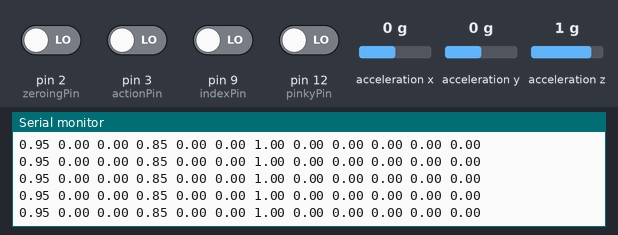
A sketch run on a simulated Arduino Uno, built with avr-gcc and run on an emulated ATmega328P. On the bench: the last lines printed to the serial monitor. Wiring (inferred from the names in the program): ADXL345 accelerometer at I2C address 0x1D; ADXL345 accelerometer at I2C address 0x53. Inputs (shaded band) come from the test bench; at power-on: pin 2 (zeroingPin), pin 3 (actionPin), pin 9 (indexPin), pin 12 (pinkyPin) LOW, acceleration x 0 g, acceleration y 0 g, acceleration z 1 g.

Above: at 1.3 s.
1.4 s: acceleration x set to -1.4 g
At 1.55 s:
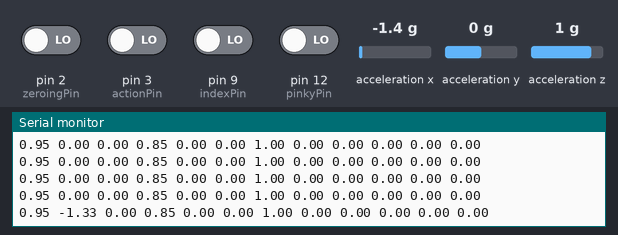
4.4 s: acceleration y set to -1.4 g
At 4.43 s:
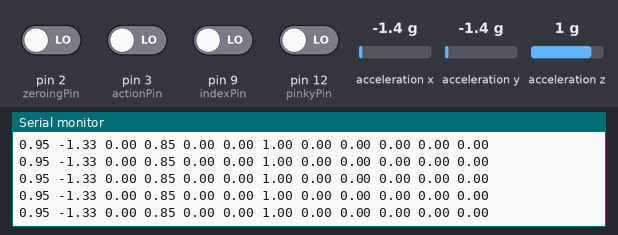
7.4 s: acceleration z set to -1.4 g
At 7.51 s:
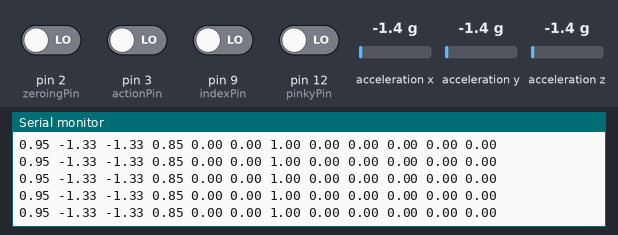
10.4 s: acceleration x set to 0 g
At 10.45 s:
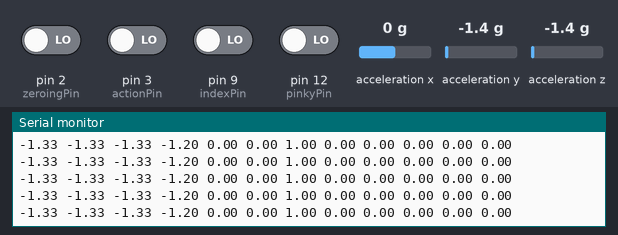
13.4 s: acceleration y set to 0.8 g
At 13.42 s:
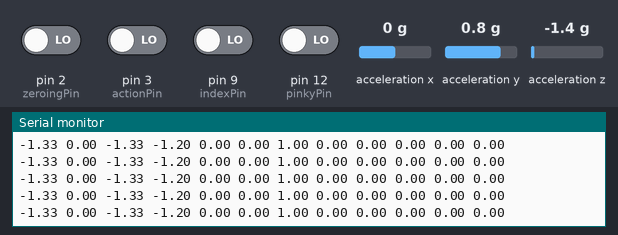
16.4 s: pin 3 (actionPin) driven HIGH
At 16.57 s:
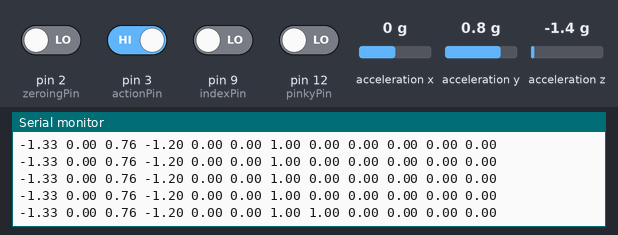
Timing chart, 0 to 19.4 s (numbered marks = the images above; inputs shaded):
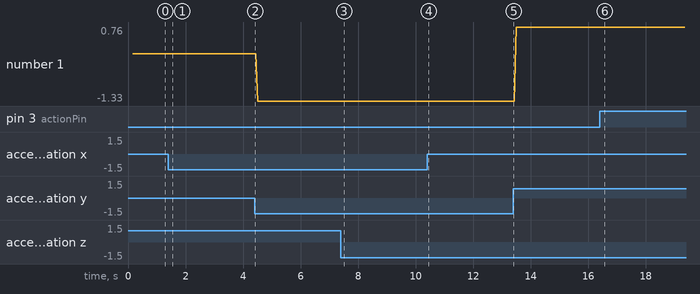

Measured:
- after the input at 1.4 s, the serial monitor: prints a new line after 0.08 s (image 1)
- after the input at 16.4 s, the serial monitor: prints a new line after 0.11 s (image 6)
- plotted number 1: -1.33 → 0.76 after the input at 13.4 s

The sketch:

RStick_accCombined.ino
```cpp
/*------------------------------------------------------------------------------*/
//Author:Alperen Ekinci -> https://github.com/AlperenEkinciDev
//2024 Hacettepe University Term Project I, RStick prototype driver
/*------------------------------------------------------------------------------*/

#include<SoftwareSerial.h>
#include <stdio.h>
#include <Wire.h>  // Wire library - used for I2C communication

SoftwareSerial BTSerial(10,11);//BT ConnectionPins

int ADXL345_Bottom = 0x53; // The ADXL345_Bottom sensor I2C address
int ADXL345_Top = 0x1D; // The ADXL345_Top sensor I2C address

float XBottom, YBottom, ZBottom;
float XBottom_OFFSET, YBottom_OFFSET, ZBottom_OFFSET = 0;// Offset values -> Bottom ADXL345
float XTop, YTop, ZTop;
float XTop_OFFSET, YTop_OFFSET, ZTop_OFFSET = 0;// Offset values -> Top ADXL345
float bottomScaleFactor = 0.9524;//Accelerometer correction -> Bottom ADXL345
float topScaleFacTor = 0.8547;//Accelerometer correction -> Top ADXL345
float offsetMultiplier = 1;
float actionState = 0;
float indexState = 0;
float middleState = 0;
float ringState = 0;
float pinkyState = 0;

float oldAcc[6] = {0, 0, 0, 0 , 0 ,0};
float delta[6] = {0, 0, 0, 0 , 0 ,0};

int zeroingPin = 2;
int actionPin = 3;

int indexPin = 9;
int middlePin = 10;
int ringPin = 11;
int pinkyPin = 12;

float roll,pitch,XRot,ZRot = 0;

void setup() {
  Serial.begin(9600); // Initiate serial communication for printing the results on the Serial monitor
  Wire.begin(); // Initiate the Wire library


  /*------------------------------------------------------------------------------*/
  // Set ADXL345_Bottom in measuring mode
  Wire.beginTransmission(ADXL345_Bottom); // Start communicating with the device
  Wire.write(0x2D); // Access/talk to POWER_CTL Register - 0x2D
  // Enable measurement
  Wire.write(8); // (8dec -> 0000 1000 binary) Bit D3 High for measuring enable
  Wire.endTransmission();
  Wire.beginTransmission(ADXL345_Bottom); // Start communicating with the device
  Wire.write(0x31); // Access/talk to DATA_FORMAT Register - 0x31
  Wire.write(1); // -+4g Resolution
  Wire.endTransmission();
  /*------------------------------------------------------------------------------*/


  /*------------------------------------------------------------------------------*/
  // Set ADXL345_Top in measuring mode
  Wire.beginTransmission(ADXL345_Top); // Start communicating with the device
  Wire.write(0x2D); // Access/talk to POWER_CTL Register - 0x2D
  // Enable measurement
  Wire.write(8); // (8dec -> 0000 1000 binary) Bit D3 High for measuring enable
  Wire.endTransmission();
  Wire.beginTransmission(ADXL345_Top); // Start communicating with the device
  Wire.write(0x31); // Access/talk to DATA_FORMAT Register - 0x31
  Wire.write(1); // -+4g Resolution
  Wire.endTransmission();
  /*------------------------------------------------------------------------------*/


  /*------------------------------------------------------------------------------*/
  //SetUp Related Utility Buttons
  pinMode(zeroingPin, INPUT);
  pinMode(actionPin, INPUT);
  pinMode(indexPin, INPUT);
  pinMode(middlePin, INPUT);
  pinMode(ringPin, INPUT);
  pinMode(pinkyPin, INPUT);
  /*------------------------------------------------------------------------------*/


  /*------------------------------------------------------------------------------*/
  //SetUp Blutooth -> HC05 Module
  Serial.begin(9600);
  BTSerial.begin(9600);
  /*------------------------------------------------------------------------------*/

  delay(100);
}

void loop() {

  updateVectors();
  if(digitalRead(zeroingPin) == HIGH){setZeroingOffset();} else{offsetMultiplier = 1;} // User input flat offset value
  calculateDelta();
  if(digitalRead(actionPin) == HIGH){actionState = 1;}else{actionState = 0;}//Action Buttons
  if(digitalRead(indexPin) == HIGH){indexState = 1;}else{indexState = 0;}
  if(digitalRead(middlePin) == HIGH){middleState = 1;}else{middleState = 0;}
  if(digitalRead(ringPin) == HIGH){ringState = 1;}else{ringState = 0;}
  if(digitalRead(pinkyPin) == HIGH){pinkyState = 1;}else{pinkyState = 0;}


  //Form Serial Output String
  String outData = "";
  for (int i = 0; i < 6; i++) {
    outData += oldAcc[i];
    outData += " ";
  }
  outData += offsetMultiplier;
  outData += " ";
  outData += actionState;
  outData += " ";
  outData += indexState;
  outData += " ";
  outData += middleState;
  outData += " ";
  outData += ringState;
  outData += " ";
  outData += pinkyState;


  //Send to both Serial outputs
  BTSerial.println(outData);
  Serial.println(outData);

  delay(5);
}

void setZeroingOffset(){
  if(abs(offsetMultiplier) <= 1e-7f){
    XBottom_OFFSET = XBottom;
    YBottom_OFFSET = YBottom;
    ZBottom_OFFSET = ZBottom;

    XTop_OFFSET = XTop;
    YTop_OFFSET = YTop;
    ZTop_OFFSET = ZTop;
  }
  else{
    offsetMultiplier = 0;
  }
}

//Delta values are unsent but avaliable
float * calculateDelta(){ //Returns {Bottom(Z, Y, X), Top(Z,Y,X)}. Swapped because prototype orientation

  delta[0] = oldAcc[0] - ZBottom;
  delta[1] = oldAcc[1] - XBottom;
  delta[2] = oldAcc[2] - YBottom;

  delta[3] = oldAcc[3] - ZTop;
  delta[4] = oldAcc[4] - XTop;
  delta[5] = oldAcc[5] - YTop;

  oldAcc[0] =  ZBottom;
  oldAcc[1] =  XBottom;
  oldAcc[2] =  YBottom;

  oldAcc[3] = ZTop;
  oldAcc[4] = XTop;
  oldAcc[5] = YTop;

  return delta;
}

void updateVectors(){

 /*------------------------------------------------------------------------------*/
  // === Read ADXL_Bottom data === //
  Wire.beginTransmission(ADXL345_Bottom);
  Wire.write(0x32); // Start with register 0x32 (ACCEL_XOUT_H)
  Wire.endTransmission(true);
  Wire.requestFrom(ADXL345_Bottom, 6, true); // Read 6 registers total, each axis value is stored in 2 registers
  XBottom = ( Wire.read()| Wire.read() << 8);
  XBottom = (XBottom/128) * bottomScaleFactor - XBottom_OFFSET * offsetMultiplier; //For a range of +-4g, we need to divide the raw values by 128, according to the datasheet
  YBottom = ( Wire.read()| Wire.read() << 8);
  YBottom = (YBottom/128) * bottomScaleFactor - YBottom_OFFSET * offsetMultiplier;
  ZBottom = ( Wire.read()| Wire.read() << 8);
  ZBottom = (ZBottom/128) * bottomScaleFactor - ZBottom_OFFSET * offsetMultiplier;
  /*------------------------------------------------------------------------------*/

  /*------------------------------------------------------------------------------*/
  // === Read ADXL_Top data === //
  Wire.beginTransmission(ADXL345_Top);//X-Y Switched
  Wire.write(0x32);
  Wire.endTransmission(true);
  Wire.requestFrom(ADXL345_Top, 6, true);
  XTop = ( Wire.read()| Wire.read() << 8);
  XTop = (YTop/128)  - YTop_OFFSET * offsetMultiplier;
  YTop = ( Wire.read()| Wire.read() << 8);
  YTop = (XTop/128) * topScaleFacTor - XTop_OFFSET * offsetMultiplier;
  ZTop = ( Wire.read()| Wire.read() << 8);
  ZTop = (ZTop/128) * topScaleFacTor - ZTop_OFFSET * offsetMultiplier;
  /*------------------------------------------------------------------------------*/

}
```
